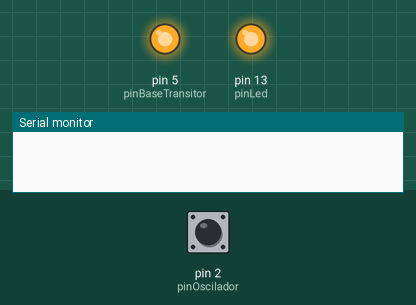
A sketch run on a simulated Arduino Uno, built with avr-gcc and run on an emulated ATmega328P. Shown: output pins drawn as LEDs (lit = HIGH), the last lines printed to the serial monitor. The test bench sets the inputs (shaded band); at power-on: pin 2 (pinOscilador) HIGH.

Above: at 1.2 s.
1.3 s: pin 2 (pinOscilador) driven LOW
2.8 s: pin 2 (pinOscilador) pulsed HIGH 5 times (0.12 s each, 0.3 s apart)
At 3.7 s:
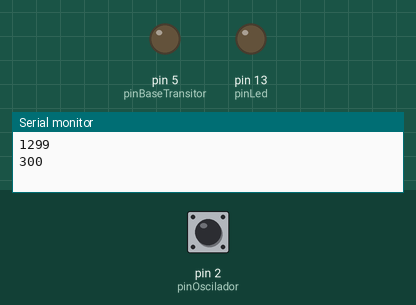
Timing chart, 0 to 5.8 s (numbered marks = the images above; inputs shaded):
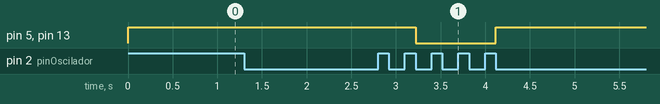

Measured:
- after the input at 2.8 s, pin 5 (pinBaseTransitor), pin 13 (pinLed): HIGH → LOW after 0.42 s, → HIGH 0.90 s later

The sketch:

Oscillator.ino
```cpp
int pinOscilador = 2;
int pinBaseTransitor = 5;
int counterPeridoSenal = 0;
long peridoSenal = 0;
boolean senalOscilador = true;

long tiempoUltimaSenalOscilador = 0;

long periodoOscilador = 3;

int pinLed = 13;

void setup() {
   Serial.begin(9600);
   pinMode(pinOscilador, INPUT);
   pinMode(pinBaseTransitor, OUTPUT);
   pinMode(pinLed, OUTPUT);
   attachInterrupt(digitalPinToInterrupt(pinOscilador), oscilarLed, FALLING);

}

void loop() {
  digitalWrite(pinLed, senalOscilador);
  digitalWrite(pinBaseTransitor, senalOscilador);
}

void oscilarLed() {
    peridoSenal = millis() - tiempoUltimaSenalOscilador;
    tiempoUltimaSenalOscilador = millis();
    counterPeridoSenal++;

    if(counterPeridoSenal == periodoOscilador){
      senalOscilador = !senalOscilador;
      counterPeridoSenal = 0;
    }
    if (counterPeridoSenal == 1)
      Serial.println(peridoSenal );
}
```
